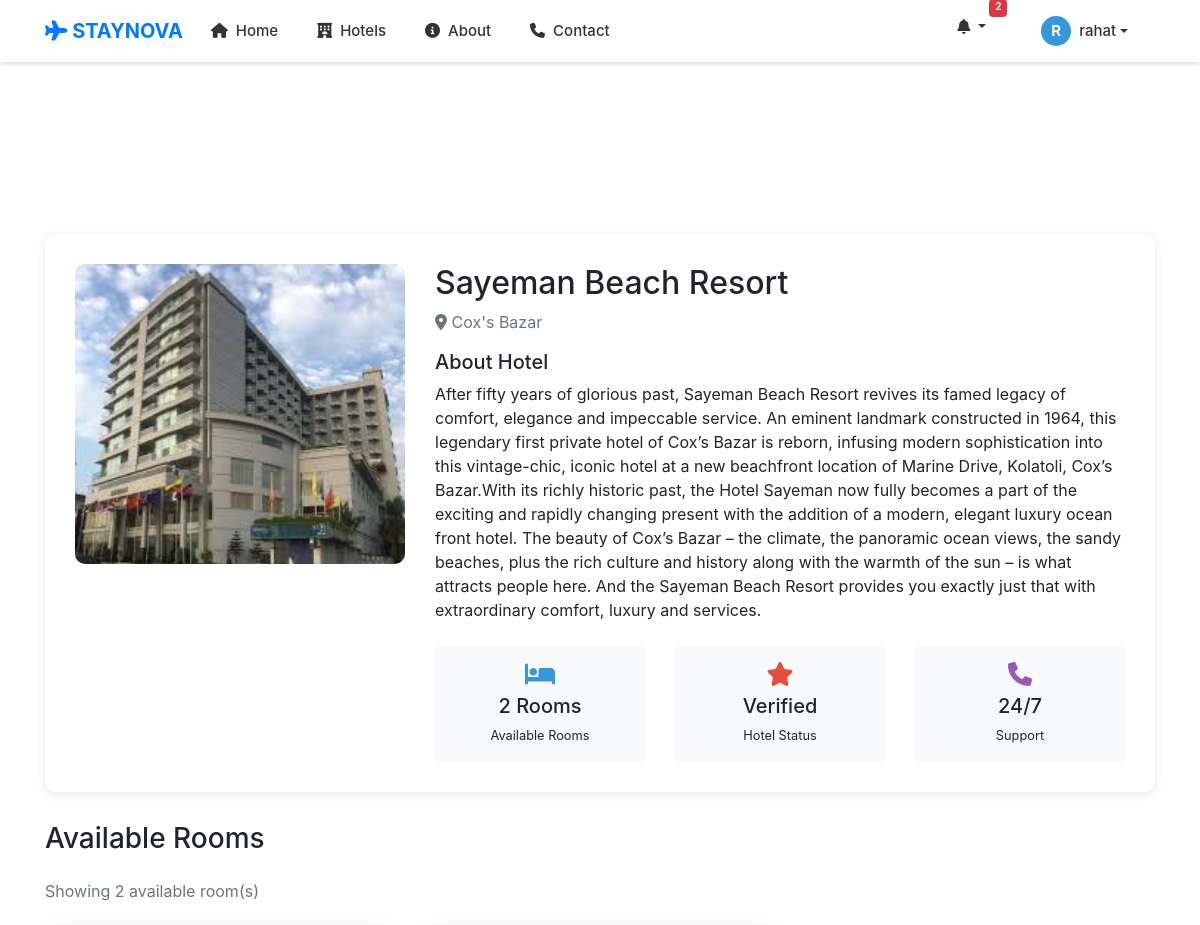
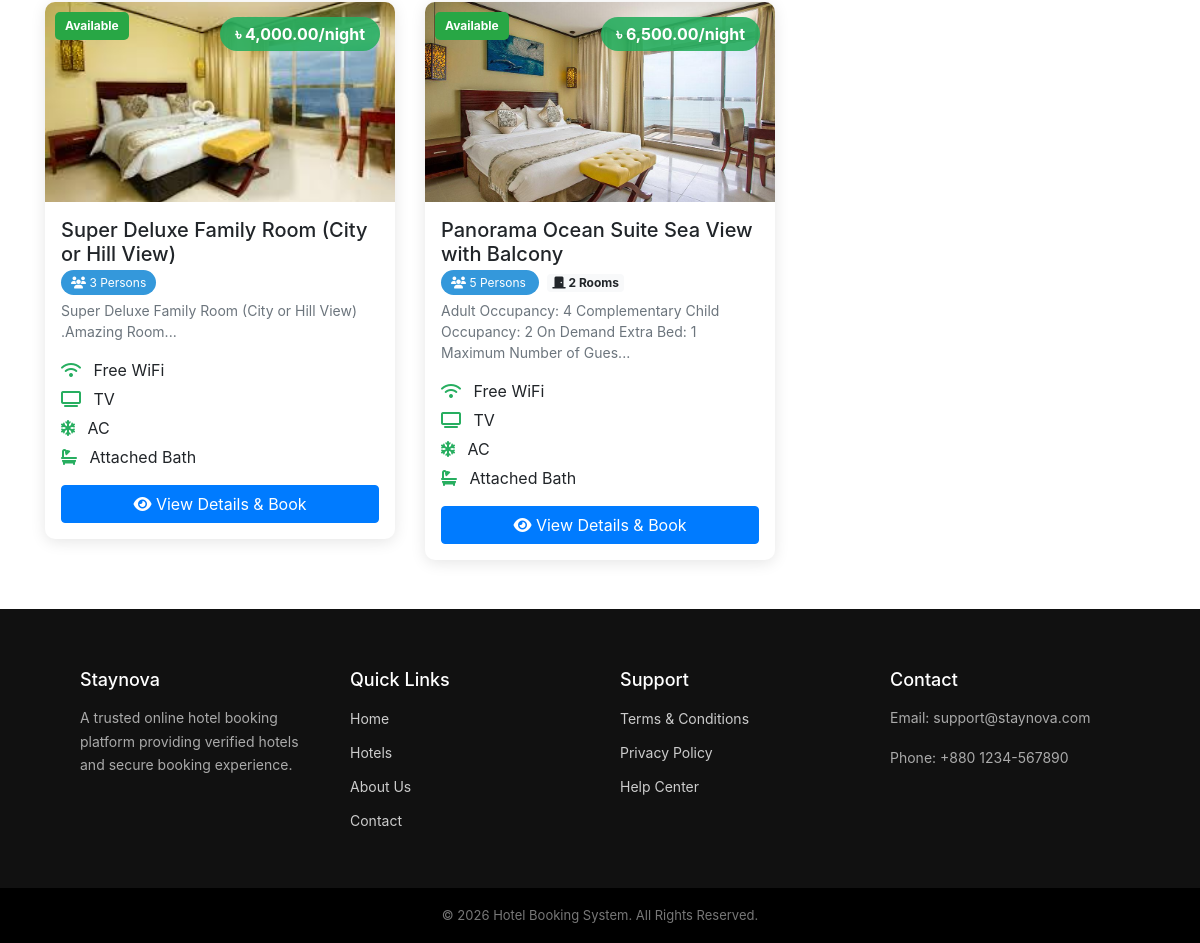
The app's page /hotel/hotel_details.php?id=20 (signed in) with its own data (2 pictures, top to bottom).
### tables this page shows
CREATE TABLE `hotels` (
  `id` int(11) NOT NULL,
  `hotel_name` varchar(200) DEFAULT NULL,
  `title` varchar(200) DEFAULT NULL,
  `location` varchar(200) DEFAULT NULL,
  `price` int(11) DEFAULT NULL,
  `description` text DEFAULT NULL,
  `image` varchar(255) DEFAULT NULL,
  `status` enum('pending','approved','off','rejected') DEFAULT 'pending',
  `created_at` timestamp NOT NULL DEFAULT current_timestamp(),
  `owner_id` int(11) DEFAULT NULL,
  `rooms` int(11) DEFAULT 1,
  `capacity` int(11) DEFAULT 2,
  `booked_dates` text DEFAULT '[]',
  `capacity_per_room` int(11) DEFAULT 2,
  `total_rooms` int(11) DEFAULT 1
);

CREATE TABLE `rooms` (
  `id` int(11) NOT NULL,
  `hotel_id` int(11) NOT NULL,
  `room_title` varchar(200) NOT NULL,
  `description` text DEFAULT NULL,
  `capacity` int(11) DEFAULT 2,
  `room_count` int(11) DEFAULT 1,
  `price_per_night` decimal(10,2) NOT NULL,
  `created_at` timestamp NOT NULL DEFAULT current_timestamp(),
  `is_active` tinyint(1) DEFAULT 1,
  `active` tinyint(1) DEFAULT 1
);

### hotel/hotel_details.php (the view, shortened to what this page needs)
<?php
include "../header.php";
$hotel_id = $_GET['id'];
$sql = "SELECT * FROM hotels WHERE id='$hotel_id' AND status='approved'";
$result = mysqli_query($conn, $sql);
$hotel = mysqli_fetch_assoc($result);
$rooms_sql = "SELECT r.*,
              (SELECT image_url FROM room_images WHERE room_id = r.id LIMIT 1) as primary_image
              FROM rooms r
              WHERE r.hotel_id = '$hotel_id'
              AND r.active = 1  -- শুধু active room show হবে
              ORDER BY r.price_per_night ASC";
$rooms_result = mysqli_query($conn, $rooms_sql);
?>
<!DOCTYPE html>
<html>
<head>
    <link rel="stylesheet" href="https://stackpath.bootstrapcdn.com/bootstrap/4.5.2/css/bootstrap.min.css">
    <link rel="stylesheet" href="https://cdnjs.cloudflare.com/ajax/libs/font-awesome/6.4.0/css/all.min.css">
    <link rel="stylesheet" href="../style.css">
</head>
<body>
<?php include "../header.php"; ?>
<div class="container mt-4">
    <div class="hotel-header">
        <div class="row">
            <div class="col-md-4">
                <img src="../uploads/<?php echo !empty($hotel['image']) ? $hotel['image'] : 'default.jpg'; ?>"
                     class="hotel-image" alt="<?php echo $hotel['hotel_name']; ?>"
                     onerror="this.src='../assets/img/default.jpg'">
            </div>
            <div class="col-md-8">
                <h2><?php echo htmlspecialchars($hotel['hotel_name']); ?></h2>
                <p class="text-muted mb-3">
                    <i class="fas fa-map-marker-alt"></i> <?php echo htmlspecialchars($hotel['location']); ?>
                </p>
                <?php if(!empty($hotel['description'])): ?>
                <div class="mb-4">
                    <h5>About Hotel</h5>
                    <p><?php echo nl2br(htmlspecialchars($hotel['description'])); ?></p>
                </div>
                <?php endif; ?>
                <div class="row">
                    <div class="col-md-4">
                        <div class="text-center p-3 bg-light rounded">
                            <div style="font-size: 24px; color: #3498db;">
                                <i class="fas fa-bed"></i>
                            </div>
                            <?php $active_rooms = mysqli_num_rows($rooms_result); ?>
                            <h5 class="mt-2">
                                <?php echo $active_rooms; ?> Rooms
                            </h5>
                            <small>Available Rooms</small>
                        </div>
                    </div>
                    <div class="col-md-4">
                        <div class="text-center p-3 bg-light rounded">
                            <div style="font-size: 24px; color: #e74c3c;">
                                <i class="fas fa-star"></i>
                            </div>
                            <h5 class="mt-2">Verified</h5>
                            <small>Hotel Status</small>
                        </div>
                    </div>
                    <div class="col-md-4">
                        <div class="text-center p-3 bg-light rounded">
                            <div style="font-size: 24px; color: #9b59b6;">
                                <i class="fas fa-phone"></i>
                            </div>
                            <h5 class="mt-2">24/7</h5>
                            <small>Support</small>
                        </div>
                    </div>
                </div>
            </div>
        </div>
    </div>
    <h3 class="mb-4">Available Rooms</h3>
    <?php
    mysqli_data_seek($rooms_result, 0);
    $total_active_rooms = mysqli_num_rows($rooms_result);
    ?>
    <?php if($total_active_rooms > 0): ?>
        <p class="text-muted mb-4">
            Showing <?php echo $total_active_rooms; ?> available room(s)
        </p>
        <div class="row">
            <?php while($room = mysqli_fetch_assoc($rooms_result)): ?>
            <div class="col-md-4 mb-4">
                <div class="room-card">
                    <div style="position: relative;">
                        <div class="room-status-badge status-available">
                            Available
                        </div>
                        <?php if(!empty($room['primary_image'])): ?>
                            <img src="../uploads/rooms/<?php echo $room['primary_image']; ?>"
                                 class="room-image"
                                 alt="<?php echo htmlspecialchars($room['room_title']); ?>"
                                 onerror="this.src='../assets/img/default-room.jpg'; this.style.padding='40px'; this.style.background='#f8f9fa';">
                        <?php else: ?>
                            <div class="room-image bg-light d-flex align-items-center justify-content-center">
                                <i class="fas fa-bed fa-3x text-muted"></i>
                            </div>
                        <?php endif; ?>
                        <div style="position: absolute; top: 15px; right: 15px; background: rgba(39, 174, 96, 0.9); color: white; padding: 5px 15px; border-radius: 20px; font-weight: bold;">
                            ৳ <?php echo number_format($room['price_per_night'], 2); ?>/night
                        </div>
                    </div>
                    <div class="p-3">
                        <h5><?php echo htmlspecialchars($room['room_title']); ?></h5>
                        <div class="mb-2">
                            <span class="capacity-badge">
                                <i class="fas fa-users"></i> <?php echo $room['capacity']; ?> Persons
                            </span>
                            <?php if($room['room_count'] > 1): ?>
                                <span class="badge badge-light ml-2">
                                    <i class="fas fa-door-closed"></i> <?php echo $room['room_count']; ?> Rooms
                                </span>
                            <?php endif; ?>
                        </div>
                        <?php if(!empty($room['description'])): ?>
                        <p class="text-muted mb-3" style="font-size: 14px;">
                            <?php echo substr(htmlspecialchars($room['description']), 0, 100); ?>...
                        </p>
                        <?php endif; ?>
                        <ul class="amenities-list">
                            <li><i class="fas fa-wifi"></i> Free WiFi</li>
                            <li><i class="fas fa-tv"></i> TV</li>
                            <li><i class="fas fa-snowflake"></i> AC</li>
                            <li><i class="fas fa-bath"></i> Attached Bath</li>
                        </ul>
                        <div class="mt-3">
                            <a href="room_details.php?room_id=<?php echo $room['id']; ?>&hotel_id=<?php echo $hotel_id; ?>"
                               class="btn btn-primary btn-block">
                                <i class="fas fa-eye"></i> View Details & Book
                            </a>
                        </div>
                    </div>
                </div>
            </div>
            <?php endwhile; ?>
        </div>
    <?php endif; ?>
</div>
<?php include "../footer.php"; ?>
</body>
</html>

### style.css (style rules this page uses)
body { padding-top: 70px; }

### hotel/hotel_details.php (style rules this page uses)
body { background: #f8f9fa; }
.hotel-header { background: white; padding: 30px; border-radius: 10px; margin-bottom: 30px; box-shadow: 0 2px 10px rgba(0,0,0,0.1); }
.hotel-image { width: 100%; height: 300px; object-fit: cover; border-radius: 10px; }
.room-card { background: white; border-radius: 10px; overflow: hidden; margin-bottom: 25px; box-shadow: 0 3px 15px rgba(0,0,0,0.1); transition: transform 0.3s; }
.room-image { width: 100%; height: 200px; object-fit: cover; }
.capacity-badge { background: #3498db; color: white; padding: 5px 10px; border-radius: 20px; font-size: 12px; }
.amenities-list { list-style: none; padding: 0; }
.amenities-list li { margin-bottom: 5px; }
.amenities-list i { color: #27ae60; margin-right: 8px; }
.room-status-badge { position: absolute; top: 10px; left: 10px; padding: 5px 10px; border-radius: 5px; font-size: 12px; font-weight: bold; z-index: 1; }
.status-available { background: #28a745; color: white; }

### records on screen
hotels: image (picture), hotel_name "Sayeman Beach Resort", location "Cox's Bazar", description "After fifty years of glorious past, Sayeman Beach Resort revives its famed legacy of comfort, elegance and impeccable service. An eminent landmark constructed in 1964, this legendary first private hotel of Cox’s Bazar is reborn, infusing modern sophistication into this vintage-chic, iconic hotel at a new beachfront location of Marine Drive, Kolatoli, Cox’s Bazar.With its richly historic past, the Hotel Sayeman now fully becomes a part of the exciting and rapidly changing present with the addition of a modern, elegant luxury ocean front hotel. The beauty of Cox’s Bazar – the climate, the panoramic ocean views, the sandy beaches, plus the rich culture and history along with the warmth of the…"
rooms: shows a picture, price_per_night "4,000.00", room_title "Super Deluxe Family Room (City or Hill View)", capacity "3", description "Super Deluxe Family Room (City or Hill View) .Amazing Room"
rooms: shows a picture, price_per_night "6,500.00", room_title "Panorama Ocean Suite Sea View with Balcony", capacity "5", room_count "2", description "Adult Occupancy: 4 Complementary Child Occupancy: 2 On Demand Extra Bed: 1 Maximum Number of Gues"

### other values on screen
$unread_count "2"
substr($_SESSION['name'], 0, 1) "R"
$_SESSION['name'] "rahat"
$active_rooms "2"
$total_active_rooms "2"
